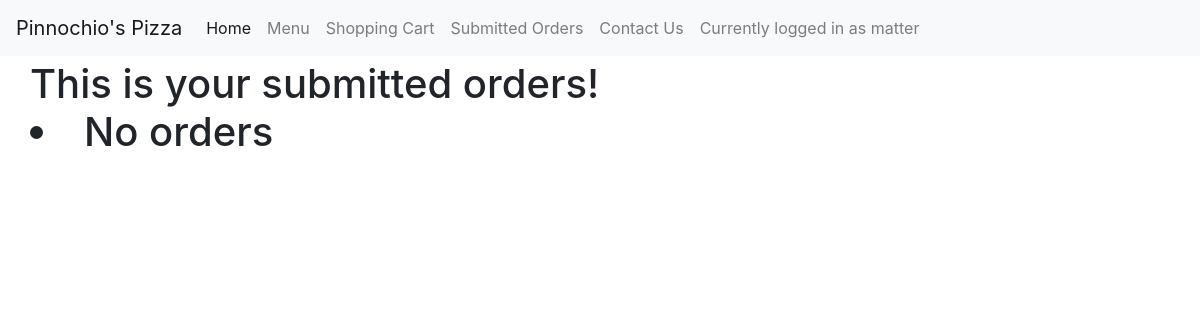
Page /orders (signed in) on the earlier database version.
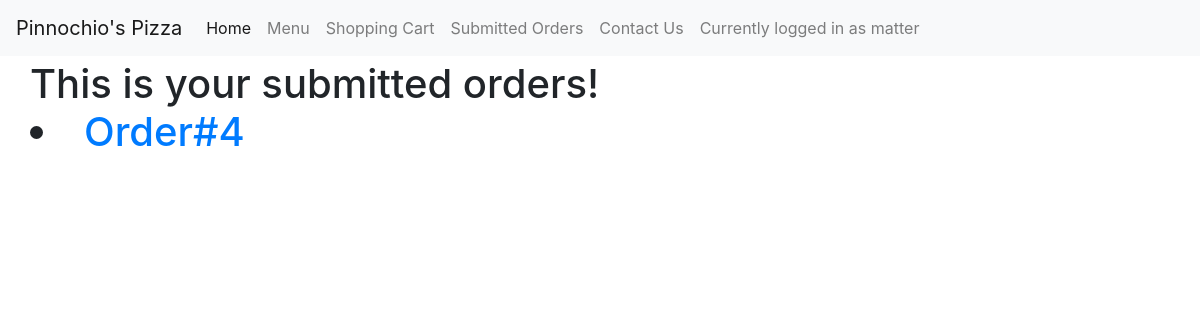
Same page on the later database version.
### orders/models.py (models this page shows)
class Order(models.Model):
    user = models.ForeignKey(User, on_delete=models.CASCADE, related_name="User")
    orderdetails = models.ManyToManyField(Food, through = 'OrderDetail')
    def __str__(self):
        return f"Order#{self.id}"

### orders/views.py (the view)
# urls.py: path("orders", views.orders, name="orders"),
def orders(request):
    context = {
        "page_text": "This is your submitted orders!",
        "orders": Order.objects.filter(user__exact = request.user.id)
    }
    return render(request, "orders/orders.html", context)

### orders/templates/orders/orders.html (shortened to what this page needs)
{% extends "orders/base.html" %}
{% block body %}
  <h1 class= "main">
    {{ page_text }}
    {% for order in orders %}
      <li><a href="{% url 'order_details' order.id %}"> {{order}} </a></li>
    {% empty %}
      <li>No orders</li>
    {% endfor %}
  </h1>
{% endblock %}

Differences in the rows shown:
added Order: id "Order#4"
Other differences:
text no longer shown: "No orders"
